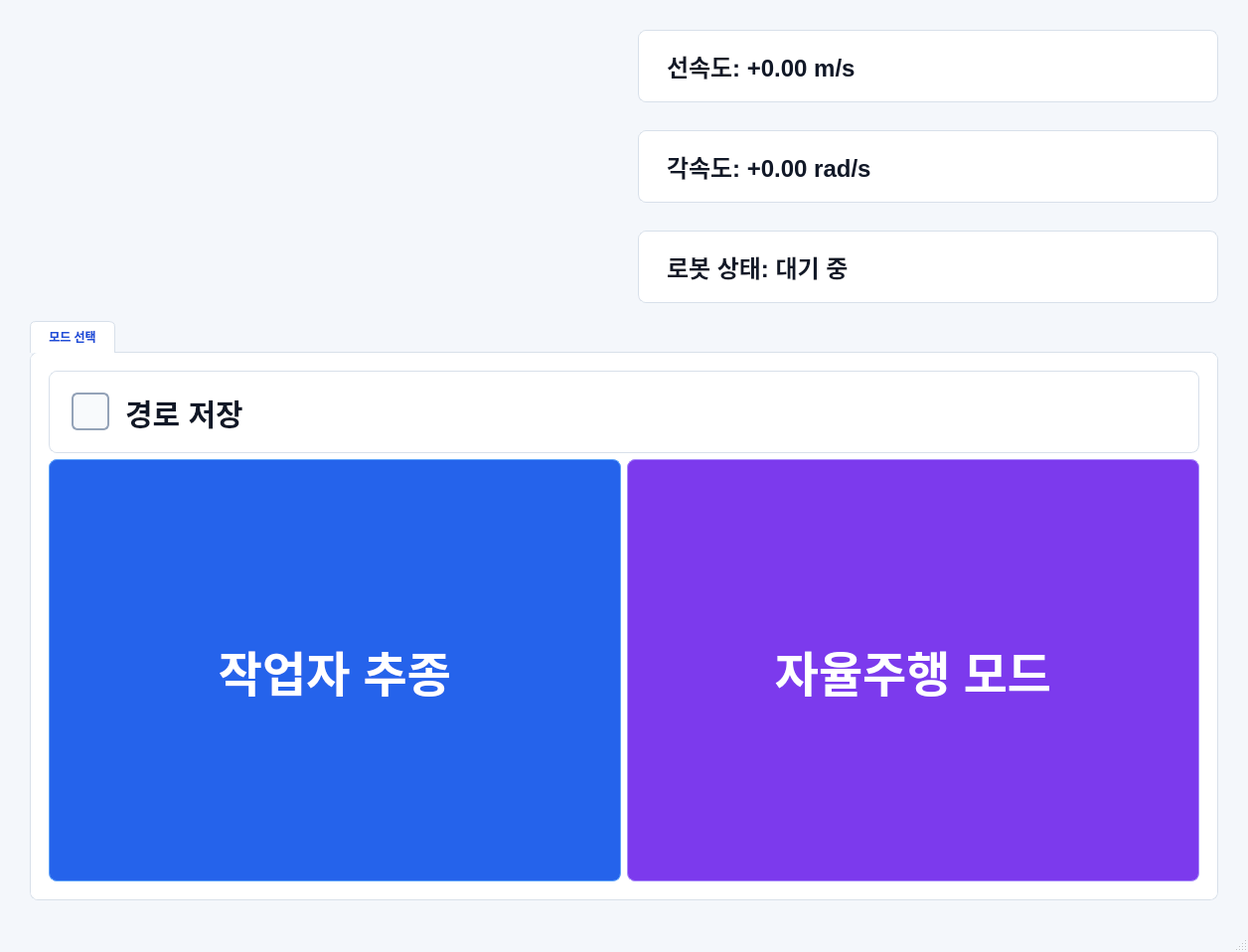
<?xml version="1.0" encoding="UTF-8"?>
<ui version="4.0">
 <class>MainWindow</class>
 <widget class="QMainWindow" name="MainWindow">
  <property name="geometry">
   <rect>
    <x>0</x>
    <y>0</y>
    <width>1256</width>
    <height>900</height>
   </rect>
  </property>
  <property name="windowTitle">
   <string>MDBOT 운영 화면</string>
  </property>
  <property name="styleSheet">
   <string notr="true">
        QMainWindow, QWidget#centralwidget {
          background-color: #F4F7FB;
        }
        QLabel {
          color: #111827;
          font-weight: 700;
          font-size: 18pt;
          letter-spacing: 0px;
        }
        QLabel#label_linear_vel,
        QLabel#label_angular_vel,
        QLabel#label_robot_status {
          background-color: #FFFFFF;
          border: 1px solid #D8E0EA;
          border-radius: 8px;
          padding: 18px 22px;
          color: #111827;
        }
        QTabWidget::pane {
          background-color: #FFFFFF;
          border: 1px solid #D8E0EA;
          border-radius: 8px;
          top: -1px;
        }
        QTabBar::tab {
          background-color: #EAF0F7;
          color: #334155;
          padding: 8px 18px;
          border-top-left-radius: 6px;
          border-top-right-radius: 6px;
          font-weight: 700;
        }
        QTabBar::tab:selected {
          background-color: #FFFFFF;
          color: #1D4ED8;
          border: 1px solid #D8E0EA;
          border-bottom-color: #FFFFFF;
        }
        QStackedWidget {
          background-color: #FFFFFF;
          border-radius: 8px;
        }
        QMenuBar, QStatusBar {
          background-color: #F4F7FB;
          color: #111827;
        }
        QPushButton {
          border: 1px solid #C9D4E2;
          border-radius: 8px;
          padding: 18px;
          font-weight: 800;
          color: #FFFFFF;
        }
        QPushButton:pressed {
          padding-top: 21px;
          padding-bottom: 15px;
        }
        QPushButton:disabled {
          background-color: #E5EAF1;
          color: #94A3B8;
          border-color: #D8E0EA;
        }
      </string>
  </property>
  <widget class="QWidget" name="centralwidget">
   <layout class="QVBoxLayout" name="mainVerticalLayout" stretch="1,2">
    <property name="spacing">
     <number>18</number>
    </property>
    <property name="leftMargin">
     <number>30</number>
    </property>
    <property name="topMargin">
     <number>30</number>
    </property>
    <property name="rightMargin">
     <number>30</number>
    </property>
    <property name="bottomMargin">
     <number>30</number>
    </property>
    <item>
     <layout class="QHBoxLayout" name="topHorizontalLayout" stretch="1,1">
      <property name="spacing">
       <number>28</number>
      </property>
      <item>
       <widget class="JoystickWidget" name="joystick_widget" native="true">
        <property name="sizePolicy">
         <sizepolicy hsizetype="Preferred" vsizetype="Preferred">
          <horstretch>0</horstretch>
          <verstretch>0</verstretch>
         </sizepolicy>
        </property>
       </widget>
      </item>
      <item>
       <layout class="QVBoxLayout" name="statusVerticalLayout" stretch="1,1,1">
        <item>
         <widget class="QLabel" name="label_linear_vel">
          <property name="text">
           <string>선속도: +0.00 m/s</string>
          </property>
          <property name="alignment">
           <set>Qt::AlignLeading|Qt::AlignLeft|Qt::AlignVCenter</set>
          </property>
         </widget>
        </item>
        <item>
         <widget class="QLabel" name="label_angular_vel">
          <property name="text">
           <string>각속도: +0.00 rad/s</string>
          </property>
          <property name="alignment">
           <set>Qt::AlignLeading|Qt::AlignLeft|Qt::AlignVCenter</set>
          </property>
         </widget>
        </item>
        <item>
         <widget class="QLabel" name="label_robot_status">
          <property name="text">
           <string>로봇 상태: 대기 중</string>
          </property>
          <property name="alignment">
           <set>Qt::AlignLeading|Qt::AlignLeft|Qt::AlignVCenter</set>
          </property>
         </widget>
        </item>
       </layout>
      </item>
     </layout>
    </item>
    <item>
     <widget class="QTabWidget" name="tabWidget">
      <property name="currentIndex">
       <number>0</number>
      </property>
      <widget class="QWidget" name="ModeSelection">
       <attribute name="title">
        <string>모드 선택</string>
       </attribute>
       <layout class="QVBoxLayout" name="tabContentLayout">
        <item>
         <widget class="QStackedWidget" name="stackedWidget">
          <property name="currentIndex">
           <number>0</number>
          </property>
          <widget class="QWidget" name="page_home">
           <layout class="QVBoxLayout" name="homeLayout" stretch="1,4">
            <item>
             <widget class="QCheckBox" name="save_path_check">
              <property name="styleSheet">
               <string notr="true">
                                QCheckBox {
                                  background-color: #FFFFFF;
                                  border: 1px solid #D8E0EA;
                                  border-radius: 8px;
                                  padding: 18px 22px;
                                  font-size: 30px;
                                  font-weight: 800;
                                  color: #111827;
                                  spacing: 16px;
                                }
                                QCheckBox::indicator {
                                  width: 34px;
                                  height: 34px;
                                  border: 2px solid #94A3B8;
                                  background-color: #F8FAFC;
                                  border-radius: 6px;
                                }
                                QCheckBox::indicator:checked {
                                  background-color: #10B981;
                                  border: 2px solid #34D399;
                                }
                              </string>
              </property>
              <property name="text">
               <string>경로 저장</string>
              </property>
             </widget>
            </item>
            <item>
             <layout class="QHBoxLayout" name="homeButtonsLayout">
              <item>
               <widget class="QPushButton" name="btn_follow">
                <property name="sizePolicy">
                 <sizepolicy hsizetype="Expanding" vsizetype="Expanding">
                  <horstretch>0</horstretch>
                  <verstretch>0</verstretch>
                 </sizepolicy>
                </property>
                <property name="styleSheet">
                 <string notr="true">QPushButton { background-color: #2563EB; border: 1px solid #60A5FA; border-radius: 8px; font-size: 48px; font-weight: 900; color: #FFFFFF; }</string>
                </property>
                <property name="text">
                 <string>작업자 추종</string>
                </property>
               </widget>
              </item>
              <item>
               <widget class="QPushButton" name="btn_autonomous">
                <property name="sizePolicy">
                 <sizepolicy hsizetype="Expanding" vsizetype="Expanding">
                  <horstretch>0</horstretch>
                  <verstretch>0</verstretch>
                 </sizepolicy>
                </property>
                <property name="styleSheet">
                 <string notr="true">QPushButton { background-color: #7C3AED; border: 1px solid #A78BFA; border-radius: 8px; font-size: 48px; font-weight: 900; color: #FFFFFF; }</string>
                </property>
                <property name="text">
                 <string>자율주행 모드</string>
                </property>
               </widget>
              </item>
             </layout>
            </item>
           </layout>
          </widget>
          <widget class="QWidget" name="page_follow">
           <layout class="QVBoxLayout" name="followLayout" stretch="0,1,0">
            <property name="spacing">
             <number>18</number>
            </property>
            <item>
             <widget class="QLabel" name="label_follow_title">
              <property name="styleSheet">
               <string notr="true">font-size: 30px; font-weight: 900; color: #111827;</string>
              </property>
              <property name="text">
               <string>작업자 추종</string>
              </property>
              <property name="alignment">
               <set>Qt::AlignCenter</set>
              </property>
             </widget>
            </item>
            <item>
             <widget class="QFrame" name="follow_status_card">
              <property name="styleSheet">
               <string notr="true">QFrame#follow_status_card { background-color: #F8FBFF; border: 1px solid #D7E6FF; border-radius: 20px; } QLabel { border: none; background: transparent; }</string>
              </property>
              <property name="frameShape">
               <enum>QFrame::StyledPanel</enum>
              </property>
              <property name="frameShadow">
               <enum>QFrame::Raised</enum>
              </property>
              <layout class="QVBoxLayout" name="followStatusCardLayout">
               <property name="spacing">
                <number>14</number>
               </property>
               <property name="leftMargin">
                <number>28</number>
               </property>
               <property name="topMargin">
                <number>28</number>
               </property>
               <property name="rightMargin">
                <number>28</number>
               </property>
               <property name="bottomMargin">
                <number>28</number>
               </property>
               <item>
                <widget class="QLabel" name="label_follow_badge">
                 <property name="styleSheet">
                  <string notr="true">background-color: #DBEAFE; color: #1D4ED8; border-radius: 14px; padding: 8px 16px; font-size: 14pt; font-weight: 800;</string>
                 </property>
                 <property name="text">
                  <string>실행 중</string>
                 </property>
                 <property name="alignment">
                  <set>Qt::AlignCenter</set>
                 </property>
                </widget>
               </item>
               <item>
                <widget class="QLabel" name="label_follow_guide">
                 <property name="styleSheet">
                  <string notr="true">color: #2563EB; font-weight: 800; font-size: 24px;</string>
                 </property>
                 <property name="text">
                  <string>작업자를 추종하고 있습니다.</string>
                 </property>
                 <property name="alignment">
                  <set>Qt::AlignCenter</set>
                 </property>
                </widget>
               </item>
               <item>
                <widget class="QLabel" name="label_tracking_status">
                 <property name="styleSheet">
                  <string notr="true">font-size: 18pt; color: #0F172A;</string>
                 </property>
                 <property name="text">
                  <string>추종 상태 대기 중...</string>
                 </property>
                 <property name="alignment">
                  <set>Qt::AlignCenter</set>
                 </property>
                </widget>
               </item>
               <item>
                <widget class="QLabel" name="label_follow_hint">
                 <property name="styleSheet">
                  <string notr="true">font-size: 13pt; font-weight: 600; color: #64748B;</string>
                 </property>
                 <property name="text">
                  <string>작업자와의 거리를 유지하며 안정적으로 따라갑니다.</string>
                 </property>
                 <property name="alignment">
                  <set>Qt::AlignCenter</set>
                 </property>
                 <property name="wordWrap">
                  <bool>true</bool>
                 </property>
                </widget>
               </item>
              </layout>
             </widget>
            </item>
            <item>
             <widget class="QPushButton" name="btn_back_follow">
              <property name="styleSheet">
               <string notr="true">QPushButton { background-color: #DC2626; border: 1px solid #F87171; border-radius: 8px; font-size: 34px; font-weight: 900; color: #FFFFFF; }</string>
              </property>
              <property name="text">
               <string>주행 중단 및 초기 화면 이동</string>
              </property>
             </widget>
            </item>
           </layout>
          </widget>
          <widget class="QWidget" name="page_recording_follow">
           <layout class="QVBoxLayout" name="recordingFollowLayout" stretch="0,1,0">
            <property name="spacing">
             <number>18</number>
            </property>
            <item>
             <widget class="QLabel" name="label_recording_title">
              <property name="styleSheet">
               <string notr="true">font-size: 30px; font-weight: 900; color: #111827;</string>
              </property>
              <property name="text">
               <string>경로 저장 추종</string>
              </property>
              <property name="alignment">
               <set>Qt::AlignCenter</set>
              </property>
             </widget>
            </item>
            <item>
             <widget class="QFrame" name="recording_status_card">
              <property name="styleSheet">
               <string notr="true">QFrame#recording_status_card { background-color: #F8FBFF; border: 1px solid #D7E6FF; border-radius: 20px; } QLabel { border: none; background: transparent; }</string>
              </property>
              <property name="frameShape">
               <enum>QFrame::StyledPanel</enum>
              </property>
              <property name="frameShadow">
               <enum>QFrame::Raised</enum>
              </property>
              <layout class="QVBoxLayout" name="recordingStatusCardLayout">
               <property name="spacing">
                <number>14</number>
               </property>
               <property name="leftMargin">
                <number>28</number>
               </property>
               <property name="topMargin">
                <number>28</number>
               </property>
               <property name="rightMargin">
                <number>28</number>
               </property>
               <property name="bottomMargin">
                <number>28</number>
               </property>
               <item>
                <widget class="QLabel" name="label_recording_badge">
                 <property name="styleSheet">
                  <string notr="true">background-color: #DBEAFE; color: #1D4ED8; border-radius: 14px; padding: 8px 16px; font-size: 14pt; font-weight: 800;</string>
                 </property>
                 <property name="text">
                  <string>경로 저장 진행 중</string>
                 </property>
                 <property name="alignment">
                  <set>Qt::AlignCenter</set>
                 </property>
                </widget>
               </item>
               <item>
                <widget class="QLabel" name="label_recording_status">
                 <property name="styleSheet">
                  <string notr="true">color: #2563EB; font-weight: 800; font-size: 24px;</string>
                 </property>
                 <property name="text">
                  <string>경로를 저장하고 있습니다.</string>
                 </property>
                 <property name="alignment">
                  <set>Qt::AlignCenter</set>
                 </property>
                </widget>
               </item>
               <item>
                <widget class="QLabel" name="label_path_tracking_status">
                 <property name="styleSheet">
                  <string notr="true">font-size: 18pt; color: #0F172A;</string>
                 </property>
                 <property name="text">
                  <string>추종 상태 대기 중...</string>
                 </property>
                 <property name="alignment">
                  <set>Qt::AlignCenter</set>
                 </property>
                </widget>
               </item>
               <item>
                <widget class="QLabel" name="label_recording_hint">
                 <property name="styleSheet">
                  <string notr="true">font-size: 13pt; font-weight: 600; color: #64748B;</string>
                 </property>
                 <property name="text">
                  <string>작업자를 따라 이동하며 이후 자율주행에 사용할 경로를 함께 저장합니다.</string>
                 </property>
                 <property name="alignment">
                  <set>Qt::AlignCenter</set>
                 </property>
                 <property name="wordWrap">
                  <bool>true</bool>
                 </property>
                </widget>
               </item>
              </layout>
             </widget>
            </item>
            <item>
             <widget class="QPushButton" name="btn_back_path_save">
              <property name="styleSheet">
               <string notr="true">QPushButton { background-color: #DC2626; border: 1px solid #F87171; border-radius: 8px; font-size: 34px; font-weight: 900; color: #FFFFFF; }</string>
              </property>
              <property name="text">
               <string>경로 저장 종료</string>
              </property>
             </widget>
            </item>
           </layout>
          </widget>
          <widget class="QWidget" name="page_after_recording">
           <layout class="QVBoxLayout" name="afterRecordingLayout" stretch="0,0,1,0,0">
            <property name="spacing">
             <number>18</number>
            </property>
            <item>
             <widget class="QLabel" name="label_after_recording_title">
              <property name="styleSheet">
               <string notr="true">font-size: 30px; font-weight: 900; color: #111827;</string>
              </property>
              <property name="text">
               <string>경로 저장이 완료되었습니다</string>
              </property>
              <property name="alignment">
               <set>Qt::AlignCenter</set>
              </property>
             </widget>
            </item>
            <item>
             <widget class="QLabel" name="label_after_recording_status">
              <property name="styleSheet">
               <string notr="true">color: #2563EB; font-weight: 800; font-size: 24px;</string>
              </property>
              <property name="text">
               <string>정렬하시겠습니까?</string>
              </property>
              <property name="alignment">
               <set>Qt::AlignCenter</set>
              </property>
             </widget>
            </item>
            <item>
             <widget class="QLabel" name="label_after_recording_hint">
              <property name="styleSheet">
               <string notr="true">font-size: 13pt; font-weight: 600; color: #64748B;</string>
              </property>
              <property name="text">
               <string>정렬을 진행할지, 정렬 없이 자율주행 준비 화면으로 이동할지 선택해 주세요.</string>
              </property>
              <property name="alignment">
               <set>Qt::AlignCenter</set>
              </property>
              <property name="wordWrap">
               <bool>true</bool>
              </property>
             </widget>
            </item>
            <item>
             <layout class="QHBoxLayout" name="afterRecordingButtonsLayout">
              <property name="spacing">
               <number>16</number>
              </property>
              <item>
               <widget class="QPushButton" name="btn_after_recording_align">
                <property name="styleSheet">
                 <string notr="true">QPushButton { background-color: #7C3AED; border: 1px solid #8B5CF6; border-radius: 8px; font-size: 28px; font-weight: 900; color: #FFFFFF; }</string>
               </property>
               <property name="text">
                 <string>정렬 시작</string>
                </property>
               </widget>
              </item>
              <item>
               <widget class="QPushButton" name="btn_after_recording_later">
                <property name="styleSheet">
                 <string notr="true">QPushButton { background-color: #FFFFFF; border: 1px solid #CBD5E1; border-radius: 8px; font-size: 28px; font-weight: 900; color: #334155; }</string>
                </property>
                <property name="text">
                 <string>정렬 없이 진행</string>
                </property>
               </widget>
              </item>
             </layout>
            </item>
            <item>
             <widget class="QPushButton" name="btn_after_recording_home">
              <property name="styleSheet">
               <string notr="true">QPushButton { background-color: #DC2626; border: 1px solid #F87171; border-radius: 8px; font-size: 28px; font-weight: 900; color: #FFFFFF; }</string>
              </property>
              <property name="text">
               <string>처음 화면으로 돌아가기</string>
              </property>
             </widget>
            </item>
           </layout>
          </widget>
          <widget class="QWidget" name="page_alignment">
           <layout class="QVBoxLayout" name="alignmentLayout" stretch="0,1,0,0">
            <property name="spacing">
             <number>18</number>
            </property>
            <item>
             <widget class="QLabel" name="label_alignment_title">
              <property name="styleSheet">
               <string notr="true">font-size: 30px; font-weight: 900; color: #111827;</string>
              </property>
              <property name="text">
               <string>수동 정렬</string>
              </property>
              <property name="alignment">
               <set>Qt::AlignCenter</set>
              </property>
             </widget>
            </item>
            <item>
             <widget class="QFrame" name="alignment_status_card">
              <property name="styleSheet">
               <string notr="true">QFrame#alignment_status_card { background-color: #FEFCF3; border: 1px solid #FDE68A; border-radius: 20px; } QLabel { border: none; background: transparent; }</string>
              </property>
              <property name="frameShape">
               <enum>QFrame::StyledPanel</enum>
              </property>
              <property name="frameShadow">
               <enum>QFrame::Raised</enum>
              </property>
              <layout class="QVBoxLayout" name="alignmentStatusCardLayout">
               <property name="spacing">
                <number>14</number>
               </property>
               <property name="leftMargin">
                <number>28</number>
               </property>
               <property name="topMargin">
                <number>28</number>
               </property>
               <property name="rightMargin">
                <number>28</number>
               </property>
               <property name="bottomMargin">
                <number>28</number>
               </property>
               <item>
                <widget class="QLabel" name="label_alignment_badge">
                 <property name="styleSheet">
                  <string notr="true">background-color: #FEF3C7; color: #B45309; border-radius: 14px; padding: 8px 16px; font-size: 14pt; font-weight: 800;</string>
                 </property>
                 <property name="text">
                  <string>정렬 안내</string>
                 </property>
                 <property name="alignment">
                  <set>Qt::AlignCenter</set>
                 </property>
                </widget>
               </item>
               <item>
                <widget class="QLabel" name="label_alignment_status">
                 <property name="styleSheet">
                  <string notr="true">color: #7C3AED; font-weight: 800; font-size: 24px;</string>
                 </property>
                 <property name="text">
                  <string>조이스틱을 통해 로봇을 정렬해 주세요.</string>
                 </property>
                 <property name="alignment">
                  <set>Qt::AlignCenter</set>
                 </property>
                 <property name="wordWrap">
                  <bool>true</bool>
                 </property>
                </widget>
               </item>
               <item>
                <widget class="QLabel" name="label_alignment_hint">
                 <property name="styleSheet">
                  <string notr="true">font-size: 13pt; font-weight: 600; color: #78716C;</string>
                 </property>
                 <property name="text">
                  <string>정렬이 끝나면 아래의 정렬 완료 버튼을 눌러 자율주행 준비를 이어서 진행합니다.</string>
                 </property>
                 <property name="alignment">
                  <set>Qt::AlignCenter</set>
                 </property>
                 <property name="wordWrap">
                  <bool>true</bool>
                 </property>
                </widget>
               </item>
              </layout>
             </widget>
            </item>
            <item>
             <layout class="QHBoxLayout" name="alignmentButtonsLayout">
              <property name="spacing">
               <number>16</number>
              </property>
              <item>
               <widget class="QPushButton" name="btn_alignment_done">
                <property name="styleSheet">
                 <string notr="true">QPushButton { background-color: #059669; border: 1px solid #34D399; border-radius: 8px; font-size: 28px; font-weight: 900; color: #FFFFFF; }</string>
                </property>
                <property name="text">
                 <string>정렬 완료</string>
                </property>
               </widget>
              </item>
             </layout>
            </item>
            <item>
             <widget class="QPushButton" name="btn_alignment_stop">
              <property name="styleSheet">
               <string notr="true">QPushButton { background-color: #DC2626; border: 1px solid #F87171; border-radius: 8px; font-size: 34px; font-weight: 900; color: #FFFFFF; }</string>
              </property>
              <property name="text">
               <string>중단</string>
              </property>
             </widget>
            </item>
           </layout>
          </widget>
          <widget class="QWidget" name="page_autonomous_ready">
           <layout class="QVBoxLayout" name="autoReadyLayout" stretch="0,1,0,0">
            <item>
             <widget class="QLabel" name="label_auto_ready_title">
              <property name="styleSheet">
               <string notr="true">font-size: 30px; font-weight: 900; color: #111827;</string>
              </property>
              <property name="text">
               <string>자율주행 준비 완료</string>
              </property>
              <property name="alignment">
               <set>Qt::AlignCenter</set>
              </property>
             </widget>
            </item>
            <item>
             <widget class="QFrame" name="autonomous_ready_card">
              <property name="styleSheet">
               <string notr="true">QFrame#autonomous_ready_card { background-color: #F0FDF4; border: 1px solid #BBF7D0; border-radius: 20px; } QLabel { border: none; background: transparent; }</string>
              </property>
              <property name="frameShape">
               <enum>QFrame::StyledPanel</enum>
              </property>
              <property name="frameShadow">
               <enum>QFrame::Raised</enum>
              </property>
              <layout class="QVBoxLayout" name="autonomousReadyCardLayout">
               <property name="spacing">
                <number>18</number>
               </property>
               <property name="leftMargin">
                <number>28</number>
               </property>
               <property name="topMargin">
                <number>28</number>
               </property>
               <property name="rightMargin">
                <number>28</number>
               </property>
               <property name="bottomMargin">
                <number>28</number>
               </property>
               <item>
                <widget class="QLabel" name="label_auto_ready_badge">
                 <property name="styleSheet">
                  <string notr="true">background-color: #DCFCE7; color: #15803D; border-radius: 14px; padding: 8px 16px; font-size: 14pt; font-weight: 800;</string>
                 </property>
                 <property name="text">
                  <string>준비 완료</string>
                 </property>
                 <property name="alignment">
                  <set>Qt::AlignCenter</set>
                 </property>
                </widget>
               </item>
               <item>
                <widget class="QLabel" name="label_auto_ready_status">
                 <property name="styleSheet">
                  <string notr="true">color: #7C3AED; font-weight: 800; font-size: 24px;</string>
                 </property>
                 <property name="text">
                  <string>이전 위치로 이동할 수 있습니다.</string>
                 </property>
                 <property name="alignment">
                  <set>Qt::AlignCenter</set>
                 </property>
                 <property name="wordWrap">
                  <bool>true</bool>
                 </property>
                </widget>
               </item>
               <item>
                <widget class="QLabel" name="label_auto_ready_hint">
                 <property name="styleSheet">
                  <string notr="true">font-size: 13pt; font-weight: 600; color: #64748B;</string>
                 </property>
                 <property name="text">
                  <string>버튼을 누르면 저장된 경로를 따라 이전 위치로 자동 이동합니다.</string>
                 </property>
                 <property name="alignment">
                  <set>Qt::AlignCenter</set>
                 </property>
                 <property name="wordWrap">
                  <bool>true</bool>
                 </property>
                </widget>
               </item>
               <item>
                <layout class="QHBoxLayout" name="autoReadyButtonsLayout">
                 <property name="spacing">
                  <number>20</number>
                 </property>
                 <item>
                  <widget class="QPushButton" name="btn_auto_reverse">
                   <property name="minimumSize">
                    <size>
                     <width>0</width>
                     <height>150</height>
                    </size>
                   </property>
                   <property name="maximumSize">
                    <size>
                     <width>16777215</width>
                     <height>210</height>
                    </size>
                   </property>
                   <property name="sizePolicy">
                    <sizepolicy hsizetype="Expanding" vsizetype="Expanding">
                     <horstretch>0</horstretch>
                     <verstretch>0</verstretch>
                    </sizepolicy>
                   </property>
                   <property name="styleSheet">
                    <string notr="true">QPushButton { background-color: #D97706; border: 1px solid #FBBF24; border-radius: 8px; font-size: 30px; font-weight: 900; color: #FFFFFF; }</string>
                   </property>
                  <property name="text">
                    <string>이전 위치로 이동</string>
                   </property>
                  </widget>
                 </item>
                 <item>
                  <widget class="QPushButton" name="btn_auto_forward">
                   <property name="minimumSize">
                    <size>
                     <width>0</width>
                     <height>150</height>
                    </size>
                   </property>
                   <property name="maximumSize">
                    <size>
                     <width>16777215</width>
                     <height>210</height>
                    </size>
                   </property>
                   <property name="sizePolicy">
                    <sizepolicy hsizetype="Expanding" vsizetype="Expanding">
                     <horstretch>0</horstretch>
                     <verstretch>0</verstretch>
                    </sizepolicy>
                   </property>
                   <property name="styleSheet">
                    <string notr="true">QPushButton { background-color: #059669; border: 1px solid #34D399; border-radius: 8px; font-size: 30px; font-weight: 900; color: #FFFFFF; }</string>
                   </property>
                  <property name="text">
                    <string>이전 위치로 이동</string>
                   </property>
                  </widget>
                 </item>
                </layout>
               </item>
              </layout>
             </widget>
            </item>
            <item>
             <widget class="QPushButton" name="btn_back_auto">
              <property name="styleSheet">
               <string notr="true">QPushButton { background-color: #DC2626; border: 1px solid #F87171; border-radius: 8px; font-size: 34px; font-weight: 900; color: #FFFFFF; }</string>
              </property>
              <property name="text">
               <string>주행 중단 및 초기 화면 이동</string>
              </property>
             </widget>
            </item>
           </layout>
          </widget>
          <widget class="QWidget" name="page_autonomous_driving">
           <layout class="QVBoxLayout" name="autoDrivingLayout" stretch="0,0,0,1,0">
            <item>
             <widget class="QLabel" name="label_auto_driving_title">
              <property name="styleSheet">
               <string notr="true">font-size: 30px; font-weight: 900; color: #111827;</string>
              </property>
              <property name="text">
               <string>자율주행 중</string>
              </property>
              <property name="alignment">
               <set>Qt::AlignCenter</set>
              </property>
             </widget>
            </item>
            <item>
             <widget class="QLabel" name="label_auto_driving_status">
              <property name="styleSheet">
               <string notr="true">color: #7C3AED; font-weight: 800; font-size: 24px;</string>
              </property>
              <property name="text">
               <string>주행 상태를 확인 중입니다.</string>
              </property>
              <property name="alignment">
               <set>Qt::AlignCenter</set>
              </property>
             </widget>
            </item>
            <item>
             <widget class="QLabel" name="label_path_status">
              <property name="text">
               <string>경로 주행 상태를 확인 중입니다.</string>
              </property>
              <property name="alignment">
               <set>Qt::AlignCenter</set>
              </property>
             </widget>
            </item>
            <item>
             <widget class="MapViewWidget" name="map_view">
              <property name="sizePolicy">
               <sizepolicy hsizetype="Expanding" vsizetype="Expanding">
                <horstretch>0</horstretch>
                <verstretch>0</verstretch>
               </sizepolicy>
              </property>
              <property name="styleSheet">
               <string notr="true">MapViewWidget#map_view { background-color: #FFFFFF; border: 1px solid #D8E0EA; border-radius: 8px; }</string>
              </property>
             </widget>
            </item>
            <item>
             <widget class="QPushButton" name="btn_auto_driving_stop">
              <property name="styleSheet">
               <string notr="true">QPushButton { background-color: #DC2626; border: 1px solid #F87171; border-radius: 8px; font-size: 34px; font-weight: 900; color: #FFFFFF; }</string>
              </property>
              <property name="text">
               <string>주행 중단 및 초기 화면 이동</string>
              </property>
             </widget>
            </item>
           </layout>
          </widget>
          <widget class="QWidget" name="page_error">
           <layout class="QVBoxLayout" name="errorLayout" stretch="0,1,0">
            <property name="spacing">
             <number>18</number>
            </property>
            <item>
             <widget class="QLabel" name="label_error_title">
              <property name="styleSheet">
               <string notr="true">font-size: 30px; font-weight: 900; color: #B91C1C;</string>
              </property>
              <property name="text">
               <string>오류 발생</string>
              </property>
              <property name="alignment">
               <set>Qt::AlignCenter</set>
              </property>
             </widget>
            </item>
            <item>
             <widget class="QFrame" name="error_status_card">
              <property name="styleSheet">
               <string notr="true">QFrame#error_status_card { background-color: #FEF2F2; border: 1px solid #FECACA; border-radius: 20px; } QLabel { border: none; background: transparent; }</string>
              </property>
              <property name="frameShape">
               <enum>QFrame::StyledPanel</enum>
              </property>
              <property name="frameShadow">
               <enum>QFrame::Raised</enum>
              </property>
              <layout class="QVBoxLayout" name="errorStatusCardLayout">
               <property name="spacing">
                <number>14</number>
               </property>
               <property name="leftMargin">
                <number>28</number>
               </property>
               <property name="topMargin">
                <number>28</number>
               </property>
               <property name="rightMargin">
                <number>28</number>
               </property>
               <property name="bottomMargin">
                <number>28</number>
               </property>
               <item>
                <widget class="QLabel" name="label_error_badge">
                 <property name="styleSheet">
                  <string notr="true">background-color: #FEE2E2; color: #B91C1C; border-radius: 14px; padding: 8px 16px; font-size: 14pt; font-weight: 800;</string>
                 </property>
                 <property name="text">
                  <string>확인 필요</string>
                 </property>
                 <property name="alignment">
                  <set>Qt::AlignCenter</set>
                 </property>
                </widget>
               </item>
               <item>
                <widget class="QLabel" name="label_error_status">
                 <property name="styleSheet">
                  <string notr="true">color: #B91C1C; font-weight: 800; font-size: 24px;</string>
                 </property>
                 <property name="text">
                  <string>오류 해제 후 처음부터 다시 시작하세요.</string>
                 </property>
                 <property name="alignment">
                  <set>Qt::AlignCenter</set>
                 </property>
                 <property name="wordWrap">
                  <bool>true</bool>
                 </property>
                </widget>
               </item>
               <item>
                <widget class="QLabel" name="label_error_hint">
                 <property name="styleSheet">
                  <string notr="true">font-size: 13pt; font-weight: 600; color: #7F1D1D;</string>
                 </property>
                 <property name="text">
                  <string>오류를 해제한 뒤 현재 단계부터 다시 진행해 주세요.</string>
                 </property>
                 <property name="alignment">
                  <set>Qt::AlignCenter</set>
                 </property>
                 <property name="wordWrap">
                  <bool>true</bool>
                 </property>
                </widget>
               </item>
              </layout>
             </widget>
            </item>
            <item>
             <widget class="QPushButton" name="btn_error_clear">
              <property name="styleSheet">
               <string notr="true">QPushButton { background-color: #DC2626; border: 1px solid #F87171; border-radius: 8px; font-size: 34px; font-weight: 900; color: #FFFFFF; }</string>
              </property>
              <property name="text">
               <string>오류 해제</string>
              </property>
             </widget>
            </item>
           </layout>
          </widget>
         </widget>
        </item>
       </layout>
      </widget>
     </widget>
    </item>
   </layout>
  </widget>
  <widget class="QMenuBar" name="menubar">
   <property name="geometry">
    <rect>
     <x>0</x>
     <y>0</y>
     <width>1256</width>
     <height>22</height>
    </rect>
   </property>
  </widget>
  <widget class="QStatusBar" name="statusbar"/>
 </widget>
 <customwidgets>
  <customwidget>
   <class>JoystickWidget</class>
   <extends>QWidget</extends>
   <header>aftr_gui.views.joystick_widget</header>
   <container>1</container>
  </customwidget>
  <customwidget>
   <class>MapViewWidget</class>
   <extends>QWidget</extends>
   <header>aftr_gui.views.map_view_widget</header>
  </customwidget>
 </customwidgets>
 <resources/>
 <connections/>
</ui>
